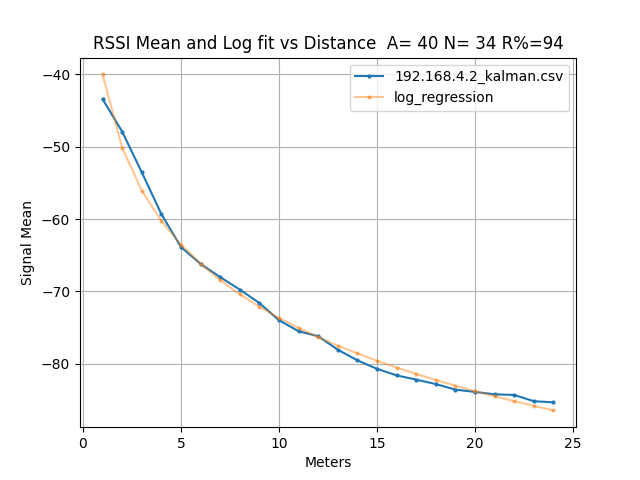
#> input picture 192.168.4.2_kalman_mean.png, 640 x 480 px; its folder holds 4 pictures in this run
$ python image_combiner.py
#> lines starting #> are read from the running program, lines starting #| are printed output that depends on the picture
# Evan Russenberger-Rosica
# Create a Grid/Matrix of Images
import glob
import os
from math import ceil

from PIL import Image

if __name__ == '__main__':
    PATH = r"."
    os.chdir(PATH)
    images = glob.glob("*.png")

    frame_width = 1250
    images_per_row = 2
    padding = 0

    img_width, img_height = Image.open(images[0]).size
#> img_width = 640; img_height = 480
    scaled_img_width = ceil(img_width)
#> scaled_img_width = 640
    scaled_img_height = ceil(img_height)
#> scaled_img_height = 480

    number_of_rows = ceil(len(images) / images_per_row)
    frame_height = ceil(img_height * number_of_rows)
#> frame_height = 960

    new_im = Image.new('RGB', (frame_width, frame_height))
#> new_im: PIL image 1250x960 RGB; every value is 0

    i, j = 0, 0
    for num, im in enumerate(images):
        if num % images_per_row == 0:
            i = 0
        im = Image.open(im)
#> im is the input picture: PIL image 640x480 RGB; mean R, G, B 248.3, 248.4, 248.3
        # Here I resize my opened image, so it is no bigger than 100,100
        im.thumbnail((scaled_img_width, scaled_img_height))
        # Iterate through a 4 by 4 grid with 100 spacing, to place my image
        y_cord = (j // images_per_row) * scaled_img_height
#> y_cord = 0
        new_im.paste(im, (i, y_cord))
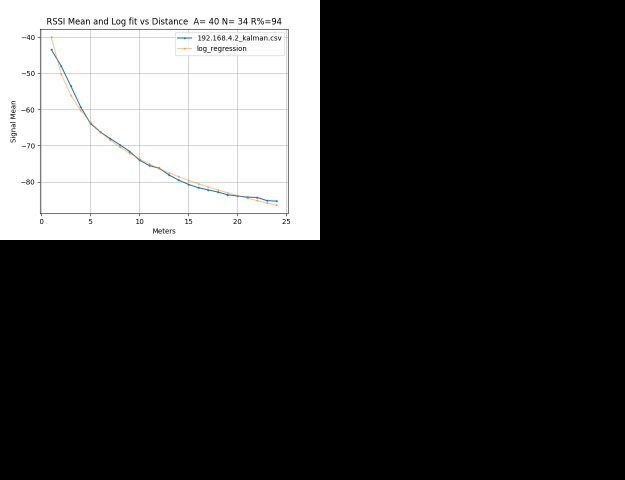
#> new_im: PIL image 1250x960 RGB (shown at 1/2 size); mean R, G, B 63.6, 63.6, 63.6
        print(i, y_cord)
#| 0 0
        i = (i + scaled_img_width) + padding
#> i = 640
        j += 1
#> pass 2 of the loop `for num, im in enumerate(images):`:
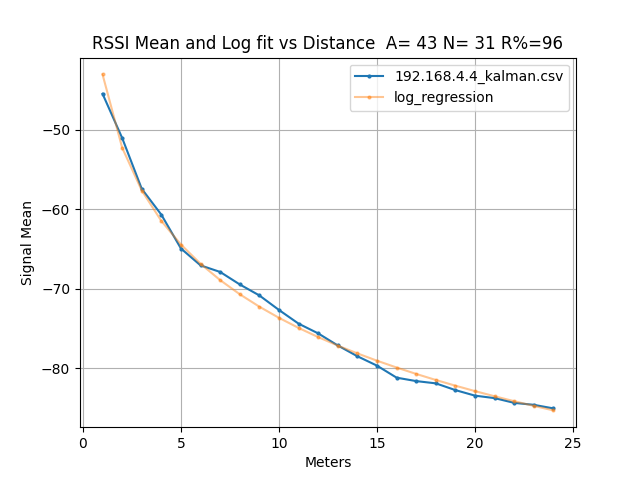
#> input picture 192.168.4.4_kalman_mean.png, 640 x 480 px
#> im is the input picture: PIL image 640x480 RGB; mean R, G, B 248.4, 248.5, 248.5
#> `new_im.paste(im, (i, y_cord))`:
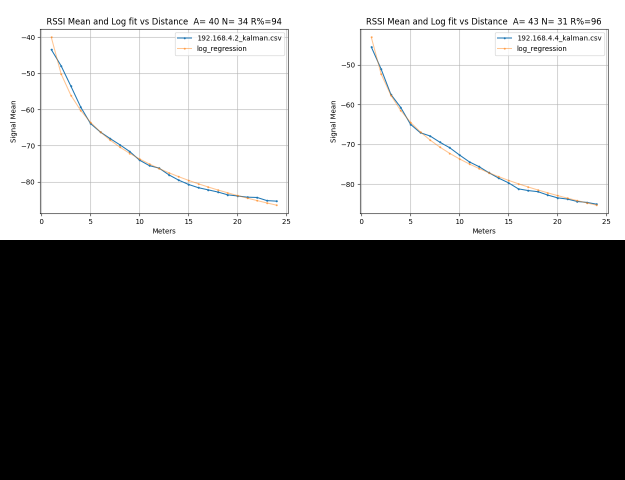
#> new_im: PIL image 1250x960 RGB (shown at 1/2 size); mean R, G, B 124.1, 124.1, 124.1
#| 640 0
#> i = 1280
#> pass 3 of the loop `for num, im in enumerate(images):`:
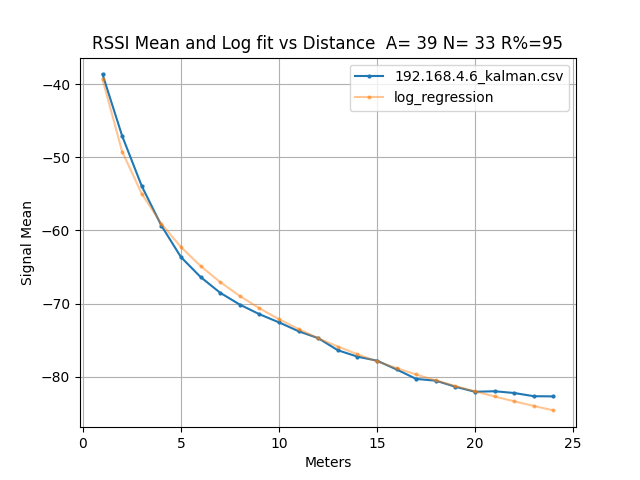
#> input picture 192.168.4.6_kalman_mean.png, 640 x 480 px
#> im is the input picture: PIL image 640x480 RGB; mean R, G, B 248.3, 248.3, 248.3
#> y_cord = 480
#> `new_im.paste(im, (i, y_cord))`:
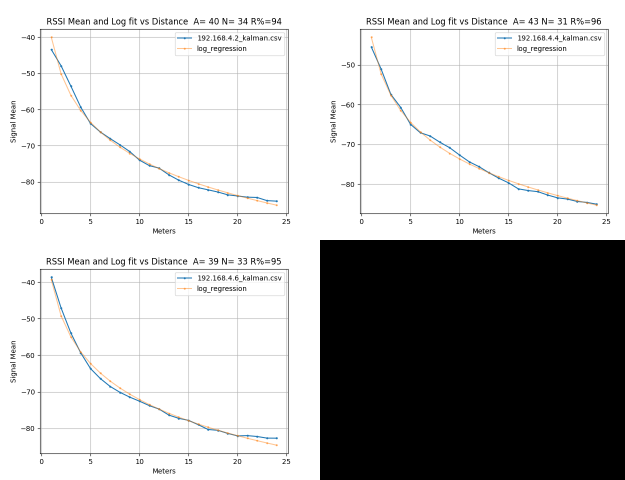
#> new_im: PIL image 1250x960 RGB (shown at 1/2 size); mean R, G, B 187.7, 187.7, 187.7
#| 0 480
#> i = 640
#> the loop made 4 passes; the first 3 are shown

    new_im.show()
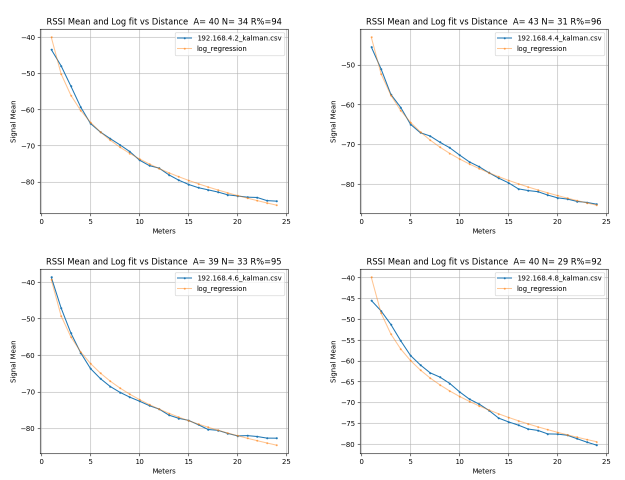
#> shown: PIL image 1250x960 RGB (shown at 1/2 size); mean R, G, B 247.9, 248, 248
    new_im.save("4-raw-compilation.png", "PNG", quality=80, optimize=True, progressive=True)
